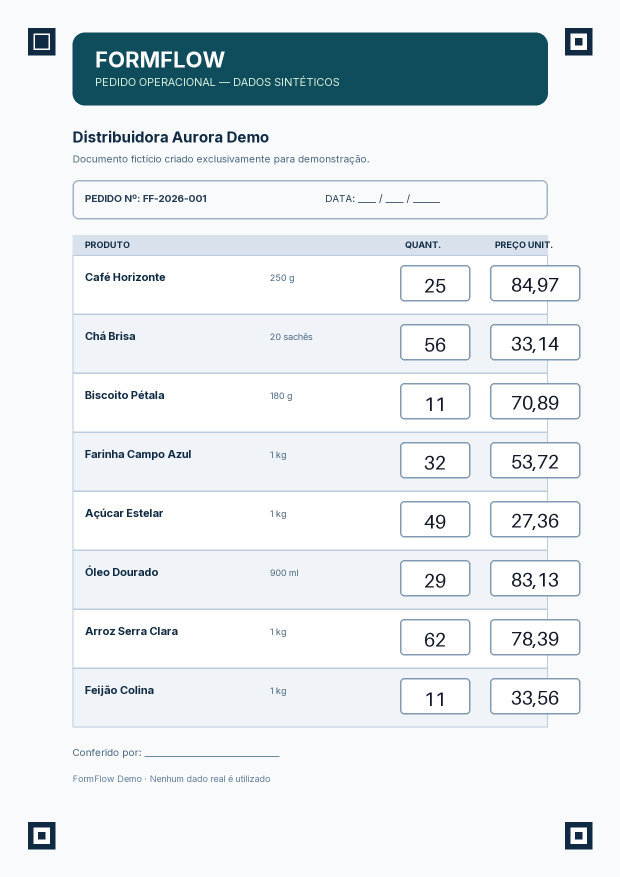
#> input picture assets/samples/clean.png, 1240 x 1754 px (shown at 1/2 size)
$ python -i image_pipeline.py   (imports and definitions only)
#> lines starting #> are read from the running program, lines starting #| are printed output that depends on the picture; after the words box and inside, x2 and y2 are one past the last pixel; in counts of white or black regions, pixels touching at a corner belong together
### src/formflow/domain.py
"""Immutable domain types shared by the FormFlow pipeline."""

from __future__ import annotations

from collections.abc import Mapping
from dataclasses import dataclass
from datetime import datetime
from decimal import Decimal
from enum import StrEnum
from types import MappingProxyType
from typing import TypeAlias


class FieldName(StrEnum):
    QUANTITY = "quantity"
    UNIT_PRICE = "unit_price"


class FieldStatus(StrEnum):
    AUTO = "auto"
    PENDING = "pending"
    BLANK = "blank"
    REVIEWED = "reviewed"


class FieldSource(StrEnum):
    AUTO = "auto"
    HUMAN = "human"
    BLANK_AUTO = "blank_auto"
    UNRESOLVED = "unresolved"


FieldValue: TypeAlias = int | Decimal | None


@dataclass(frozen=True, slots=True)
class FieldKey:
    product_id: str
    field_name: FieldName

    def __post_init__(self) -> None:
        if not self.product_id.strip():
            raise ValueError("product_id must not be blank")


@dataclass(frozen=True, slots=True)
class BoundingBox:
    x: int
    y: int
    width: int
    height: int

    def __post_init__(self) -> None:
        if self.x < 0 or self.y < 0:
            raise ValueError("bounding-box origin must be non-negative")
        if self.width <= 0 or self.height <= 0:
            raise ValueError("bounding-box size must be positive")

    @property
    def right(self) -> int:
        return self.x + self.width

    @property
    def bottom(self) -> int:
        return self.y + self.height


@dataclass(frozen=True, slots=True)
class OcrReading:
    raw_text: str
    confidence: float

    def __post_init__(self) -> None:
        _validate_confidence(self.confidence)


@dataclass(frozen=True, slots=True)
class FieldObservation:
    key: FieldKey
    bbox: BoundingBox
    raw_text: str
    value: FieldValue
    confidence: float | None
    status: FieldStatus
    source: FieldSource

    # [7 lines left out: function __post_init__, not called in this run]


@dataclass(frozen=True, slots=True)
class DocumentResult:
    document_id: str
    image_sha256: str
    observations: tuple[FieldObservation, ...]
    timings_ms: Mapping[str, float]

    # [7 lines left out: function __post_init__, not called in this run]


@dataclass(frozen=True, slots=True)
class EditEvent:
    key: FieldKey
    previous_value: FieldValue
    new_value: FieldValue
    at: datetime
    action: str
    initial_source: FieldSource
    final_source: FieldSource


def _validate_confidence(confidence: float) -> None:
    if not 0.0 <= confidence <= 1.0:
        raise ValueError("confidence must be within 0.0..1.0")

### src/formflow/image_pipeline.py
"""Bounded image decoding, synthetic marker registration and field extraction."""

from __future__ import annotations

import warnings
from dataclasses import dataclass
from io import BytesIO

import cv2
import numpy as np
from PIL import Image, ImageOps, UnidentifiedImageError

from formflow.domain import FieldKey
from formflow.template import FIELD_LAYOUT, FORM_SIZE, REGISTRATION_MARKERS

MAX_UPLOAD_BYTES = 10 * 1024 * 1024
MAX_IMAGE_PIXELS = 20_000_000
_PNG_SIGNATURE = b"\x89PNG\r\n\x1a\n"


class InvalidUploadError(ValueError):
    """Raised when uploaded bytes violate the public input contract."""


class IncompatibleFormError(ValueError):
    """Raised when the independent FormFlow markers cannot be registered."""


@dataclass(frozen=True, slots=True)
class RegisteredForm:
    image: Image.Image
    marker_centers: tuple[tuple[float, float], ...]


@dataclass(frozen=True, slots=True)
class _MarkerCandidate:
    center: tuple[float, float]
    anchor_score: float


def validate_upload(data: bytes, filename: str) -> Image.Image:
    """Decode one bounded JPEG/PNG from content, normalize EXIF and return RGB pixels."""
    del filename  # File names are untrusted metadata; content is authoritative.
    if not data or len(data) > MAX_UPLOAD_BYTES:
        raise InvalidUploadError("Upload must be no larger than 10 MB.")
    if not (data.startswith(_PNG_SIGNATURE) or data.startswith(b"\xff\xd8\xff")):
        raise InvalidUploadError("Only JPEG and PNG images are supported.")

    try:
        with warnings.catch_warnings():
            warnings.simplefilter("error", Image.DecompressionBombWarning)
            source = Image.open(BytesIO(data))
            if source.format not in {"JPEG", "PNG"}:
                raise InvalidUploadError("Only JPEG and PNG images are supported.")
            if getattr(source, "n_frames", 1) != 1:
                raise InvalidUploadError("Upload must be a single-frame image.")

            width, height = source.size
            if width <= 0 or height <= 0 or width * height > MAX_IMAGE_PIXELS:
                raise InvalidUploadError("Image must contain at most 20 megapixels.")
            normalized = ImageOps.exif_transpose(source)
            normalized.load()
            return normalized.convert("RGB")
    except InvalidUploadError:
        raise
    except (Image.DecompressionBombError, Image.DecompressionBombWarning) as exc:
        raise InvalidUploadError("Image dimensions are unsafe.") from exc
    except (OSError, UnidentifiedImageError, ValueError) as exc:
        raise InvalidUploadError("Image bytes are invalid or incomplete.") from exc


def _marker_candidates(image: Image.Image) -> list[_MarkerCandidate]:
    rgb = np.asarray(image.convert("RGB"))
    gray = cv2.cvtColor(rgb, cv2.COLOR_RGB2GRAY)
    dark = cv2.inRange(gray, 0, 105)
    contours, _ = cv2.findContours(dark, cv2.RETR_EXTERNAL, cv2.CHAIN_APPROX_SIMPLE)

    minimum_side = min(image.size) * 0.025
    maximum_side = min(image.size) * 0.09
    candidates: list[_MarkerCandidate] = []
    for contour in contours:
        x, y, width, height = cv2.boundingRect(contour)
        if not (minimum_side <= width <= maximum_side and minimum_side <= height <= maximum_side):
            continue
        if not 0.72 <= width / height <= 1.28:
            continue
        if cv2.contourArea(contour) < width * height * 0.58:
            continue
        center_region = gray[
            y + round(height * 0.27) : y + round(height * 0.73),
            x + round(width * 0.27) : x + round(width * 0.73),
        ]
        anchor_score = float(np.count_nonzero(center_region < 105) / center_region.size)
        candidates.append(
            _MarkerCandidate((x + width / 2.0, y + height / 2.0), anchor_score)
        )
    return candidates


def _ordered_markers(image: Image.Image) -> tuple[tuple[float, float], ...]:
    width, height = image.size
    buckets: list[list[_MarkerCandidate]] = [[], [], [], []]
    for candidate in _marker_candidates(image):
        x, y = candidate.center
        if x < width * 0.25 and y < height * 0.25:
            buckets[0].append(candidate)
        elif x > width * 0.75 and y < height * 0.25:
            buckets[1].append(candidate)
        elif x < width * 0.25 and y > height * 0.75:
            buckets[2].append(candidate)
        elif x > width * 0.75 and y > height * 0.75:
            buckets[3].append(candidate)

    if any(len(bucket) != 1 for bucket in buckets):
        raise IncompatibleFormError("Expected four unique FormFlow registration markers.")
    physical = [bucket[0] for bucket in buckets]
    ranked = sorted(enumerate(physical), key=lambda item: item[1].anchor_score, reverse=True)
    if ranked[0][1].anchor_score < 0.65 or (
        ranked[0][1].anchor_score - ranked[1][1].anchor_score < 0.20
    ):
        raise IncompatibleFormError("FormFlow orientation marker is missing or ambiguous.")

    canonical_source_order = {
        0: (0, 1, 2, 3),  # upright
        1: (1, 3, 0, 2),  # 90 degrees clockwise
        2: (2, 0, 3, 1),  # 90 degrees counter-clockwise
        3: (3, 2, 1, 0),  # 180 degrees
    }[ranked[0][0]]
    return tuple(physical[index].center for index in canonical_source_order)


def register_form(image: Image.Image) -> RegisteredForm:
    """Rectify a FormFlow image using its four independent square markers."""
    if image.width < 200 or image.height < 200:
        raise IncompatibleFormError("Image is too small to contain the FormFlow template.")

    source_centers = _ordered_markers(image)
    target_centers = tuple(
        (
            marker.x + marker.width / 2.0,
            marker.y + marker.height / 2.0,
        )
        for marker in REGISTRATION_MARKERS.values()
    )
    transform = cv2.getPerspectiveTransform(
        np.asarray(source_centers, dtype=np.float32),
        np.asarray(target_centers, dtype=np.float32),
    )
    registered = cv2.warpPerspective(
        np.asarray(image.convert("RGB")),
        transform,
        FORM_SIZE,
        flags=cv2.INTER_LINEAR,
        borderMode=cv2.BORDER_CONSTANT,
        borderValue=(248, 250, 252),
    )
    return RegisteredForm(Image.fromarray(registered, mode="RGB"), source_centers)


def extract_fields(form: RegisteredForm) -> dict[FieldKey, np.ndarray]:
    """Return independent copies of all 16 registered field crops."""
    pixels = np.asarray(form.image.convert("RGB"))
    return {
        key: pixels[box.y : box.bottom, box.x : box.right].copy()
        for key, box in FIELD_LAYOUT.items()
    }

>>> from PIL import Image
>>> picture = Image.open('../../assets/samples/clean.png')
#> picture is the input picture: PIL image 1240x1754 RGB; mean R, G, B 227.5, 233.8, 237.5
>>> result = register_form(picture)
#> in _marker_candidates, `gray = cv2.cvtColor(rgb, cv2.COLOR_RGB2GRAY)`:
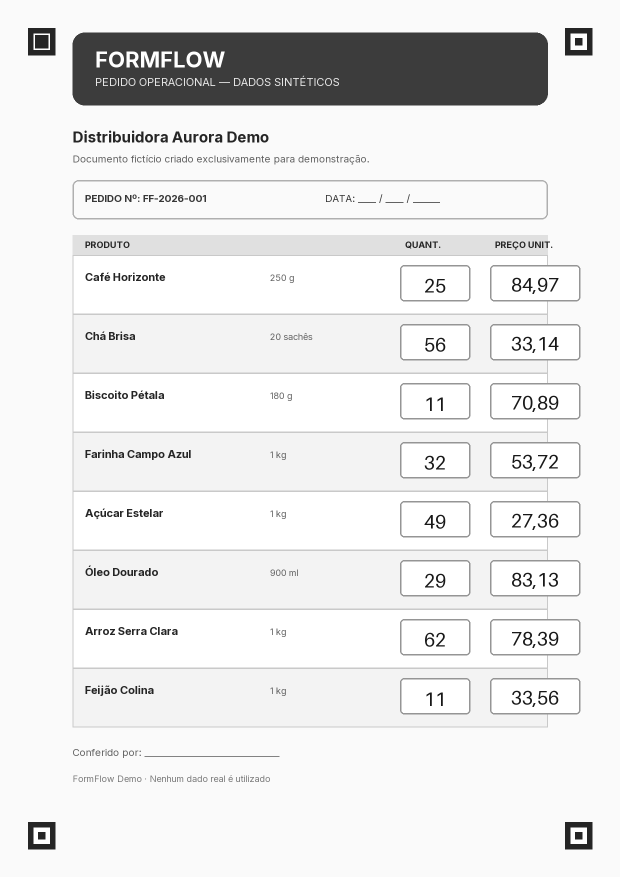
#> gray: shape (1754, 1240) (shown at 1/2 size); min 24, max 255, mean 232.5
#> in _marker_candidates, `dark = cv2.inRange(gray, 0, 105)`:
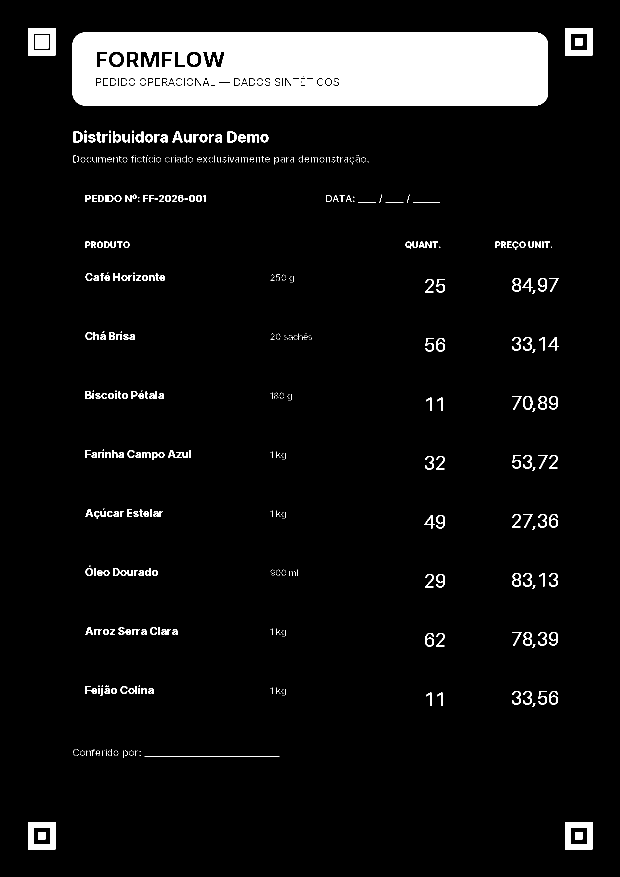
#> dark: shape (1754, 1240) (shown at 1/2 size); 7.6% white; 761 white regions (505 under 20 px)
#> in _marker_candidates, `contours, _ = cv2.findContours(dark, cv2.RETR_EXTERNAL, cv2.CHAIN_APPR..`: contours = 739 contours, 520 with area under 20; largest, box (x1, y1, x2, y2) and area: (145, 65, 1096, 211) 137254, (1130, 1644, 1185, 1699) 2916, (56, 1644, 111, 1699) 2916, (1130, 56, 1185, 111) 2916, (56, 56, 111, 111) 2916
#> in _marker_candidates, `minimum_side = min(image.size) * 0.025`: minimum_side = 31
#> in _marker_candidates, `maximum_side = min(image.size) * 0.09`: maximum_side = 111.6
#> the loop in _ordered_markers, `for candidate in _marker_candidates(image):` made 4 passes
#> (x, y) on passes 1 to 4: (1157.5, 1671.5), (83.5, 1671.5), (1157.5, 83.5), (83.5, 83.5)
#> in register_form, `source_centers = _ordered_markers(image)`: source_centers = ((83.5, 83.5), (1157.5, 83.5), (83.5, 1671.5), (1157.5, 1671.5))
#> in register_form, `transform = cv2.getPerspectiveTransform( np.asarray(source_centers, dt..`: transform = [[1, 6.34e-20, -0.5], [7.13e-18, 1, -0.5], [9.17e-20, 3.25e-23, 1]]
